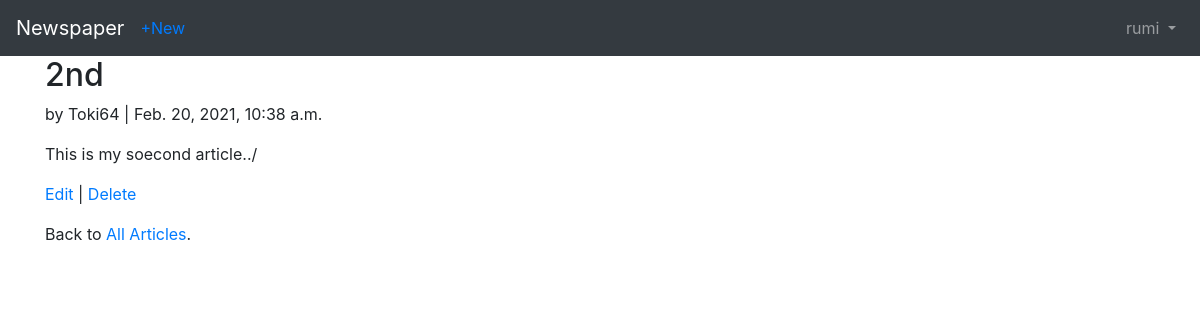
The app's page /articles/2/ (signed in) with its own data.
### users/models.py (models this page shows)
class CustomUser(AbstractUser):
	age=models.PositiveIntegerField(null=True,blank=True)

### articles/models.py (models this page shows, shortened)
class Article(models.Model):
	title=models.CharField(max_length=255)
	body=models.TextField()
	date=models.DateTimeField(auto_now_add=True)
	author=models.ForeignKey(
		get_user_model(),
		on_delete=models.CASCADE,
		)

### articles/views.py (the view)
# urls.py: path('<int:pk>/',ArticleDetailView.as_view(),name='article_detail'),
class ArticleDetailView(LoginRequiredMixin,DetailView):
	model=Article
	template_name='article_detail.html'

### templates/article_detail.html
{% extends 'base.html' %}
{% block content %}
<div class="article-entry">
	<h2> {{ object.title }}</h2>
		<p> by {{ object.author }} | {{ object.date }}</p>
		<p> {{ object.body }} </p>
</div>
<p> <a href="{% url 'article_edit' article.pk %}">Edit</a> |
	<a href="{% url 'article_delete' article.pk %}">Delete</a></p>
<p> Back to <a href="{% url 'article_list' %}">All Articles</a>.</p>
{% endblock content %}

### templates/base.html (shortened to what this page needs)
<!doctype html>
<html lang="en">
<head>
<link rel="stylesheet"
href="https://stackpath.bootstrapcdn.com/bootstrap/4.1.3/css/\
bootstrap.min.css"
integrity="sha384-MCw98/SFnGE8fJT3GXwEOngsV7Zt27NXFoaoApmYm81i\
uXoPkFOJwJ8ERdknLPMO"
crossorigin="anonymous">
</head>
<body>
	<nav class="navbar navbar-expand-md navbar-dark bg-dark mb-Ǔ">
<a class="navbar-brand" href="{% url 'home' %}">Newspaper</a>
{% if user.is_authenticated %}
	<ul class="navbar-nav mr-auto">
		<li class="nav-item"><a href="{% url 'article_create' %}">+New</a></li>
	</ul>
{% endif %}
<div class="collapse navbar-collapse" id="navbarCollapse">
{% if user.is_authenticated %}
<ul class="navbar-nav ml-auto">
<li class="nav-item">
<a class="nav-link dropdown-toggle" href="#" id="userMenu"
data-toggle="dropdown" aria-haspopup="true"
aria-expanded="false">
{{ user.username }}
</a>
</li>
</ul>
{% endif %}
</div>
</nav>
<div class="container">
{% block content %}
{% endblock content %}
</div>
</body>
</html>

### records on screen
CustomUser: username "rumi"
Article: title "2nd", author "Toki64", date "Feb. 20, 2021, 10:38 a.m.", body "This is my soecond article../"
